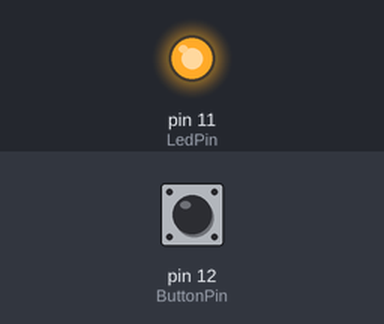
A program run on a simulated Raspberry Pi (header pin numbers). Parts: output pins drawn as LEDs (lit = HIGH). The test bench sets the inputs (shaded band); at power-on: pin 12 (ButtonPin) HIGH.

Above: at 1.2 s.
Timing chart, 0 to 1.3 s (numbered marks = the images above; inputs shaded):
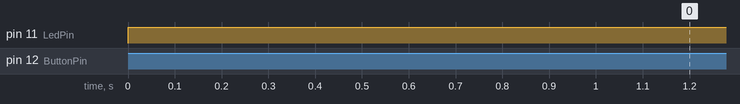

The program:

03_BtnAndLed.py
```python
import RPi.GPIO as GPIO
import time

LedPin = 11
ButtonPin = 12

def setup():
	GPIO.setmode(GPIO.BOARD)
	GPIO.setup(LedPin, GPIO.OUT)
	GPIO.setup(ButtonPin, GPIO.IN, pull_up_down=GPIO.PUD_UP)

def loop():
	while True:
		GPIO.output(LedPin, 1)
		if GPIO.input(ButtonPin) == 0:
			GPIO.output(LedPin, 0)

def destroy():
	GPIO.output(LedPin, 1)
	GPIO.cleanup()

if __name__ == "__main__":
	try:
		setup()
		loop()
	except KeyboardInterrupt:
		destroy()
```
